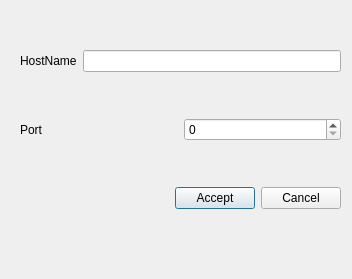
<?xml version="1.0" encoding="UTF-8"?>
<ui version="4.0">
 <class>MessengerConnectionDialog</class>
 <widget class="QDialog" name="MessengerConnectionDialog">
  <property name="geometry">
   <rect>
    <x>0</x>
    <y>0</y>
    <width>352</width>
    <height>279</height>
   </rect>
  </property>
  <property name="windowTitle">
   <string>Dialog</string>
  </property>
  <widget class="QWidget" name="">
   <property name="geometry">
    <rect>
     <x>20</x>
     <y>10</y>
     <width>321</width>
     <height>241</height>
    </rect>
   </property>
   <layout class="QVBoxLayout" name="verticalLayout">
    <item>
     <layout class="QHBoxLayout" name="horizontalLayout_2">
      <item>
       <widget class="QLabel" name="label">
        <property name="text">
         <string>HostName</string>
        </property>
       </widget>
      </item>
      <item>
       <widget class="QLineEdit" name="hostName"/>
      </item>
     </layout>
    </item>
    <item>
     <layout class="QHBoxLayout" name="horizontalLayout_3">
      <item>
       <widget class="QLabel" name="label_2">
        <property name="text">
         <string>Port</string>
        </property>
       </widget>
      </item>
      <item>
       <widget class="QSpinBox" name="Port">
        <property name="maximum">
         <number>999999999</number>
        </property>
       </widget>
      </item>
     </layout>
    </item>
    <item>
     <layout class="QHBoxLayout" name="horizontalLayout">
      <item>
       <spacer name="horizontalSpacer">
        <property name="orientation">
         <enum>Qt::Horizontal</enum>
        </property>
        <property name="sizeHint" stdset="0">
         <size>
          <width>40</width>
          <height>20</height>
         </size>
        </property>
       </spacer>
      </item>
      <item>
       <widget class="QPushButton" name="ok">
        <property name="text">
         <string>Accept</string>
        </property>
       </widget>
      </item>
      <item>
       <widget class="QPushButton" name="cancel">
        <property name="text">
         <string>Cancel</string>
        </property>
       </widget>
      </item>
     </layout>
    </item>
   </layout>
  </widget>
 </widget>
 <resources/>
 <connections/>
</ui>
